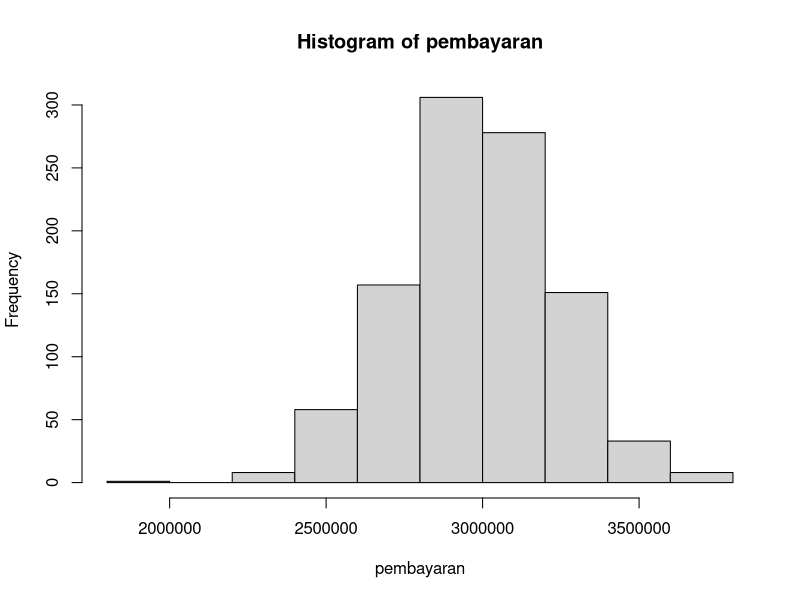

Reproduce this figure in R.
#pembayaran <- rnorm(jumlah orang, penghasilan, selisih)
pembayaran <- rnorm(1000, 3000000, 250000)
hist(pembayaran)

#menambahkan satu data baru
baru <- 7e+06
pembayaran <- append(pembayaran, baru)

mean(pembayaran)
median(pembayaran)
